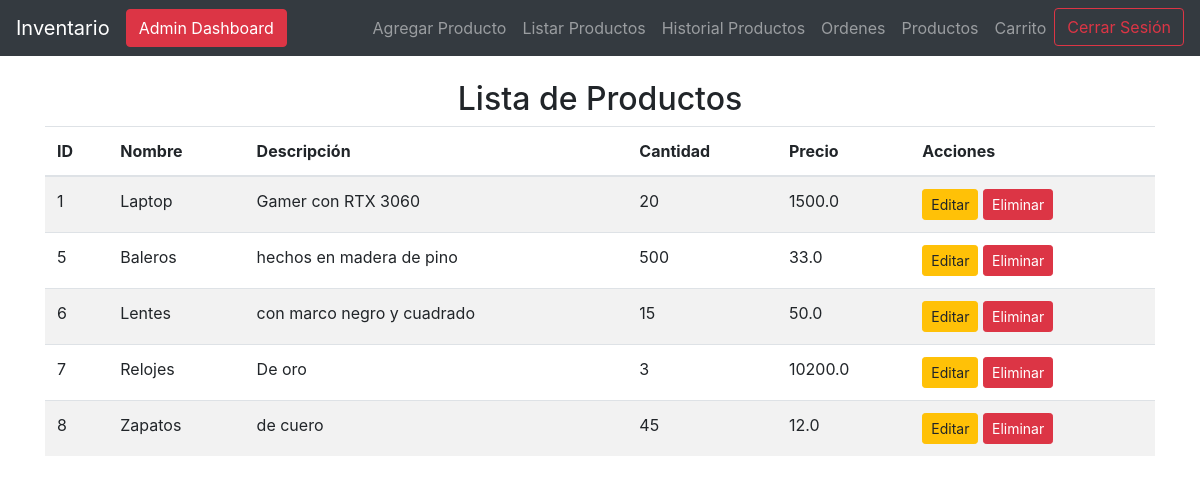
/listar (signed in), run on the app's committed database.
### tables this page shows
CREATE TABLE productos (
            id INTEGER PRIMARY KEY AUTOINCREMENT,
            nombre TEXT UNIQUE NOT NULL,
            descripcion TEXT,
            cantidad INTEGER NOT NULL CHECK (cantidad >= 0),
            precio REAL NOT NULL CHECK (precio >= 0)
        );

### app.py (the view)
@app.route('/listar')
@login_required
def listar():
    productos = listar_productos()
    return render_template('listar_productos.html', productos=productos)

### app.py (called while the page is built)
@login_manager.user_loader
def load_user(user_id):
    conn, cursor = connect_db()
    cursor.execute("SELECT usuario_id, nombre, email, rol FROM usuarios WHERE usuario_id = ?", (user_id,))
    usuario = cursor.fetchone()
    return Usuario(id=usuario[0], nombre=usuario[1], email=usuario[2], rol=usuario[3]) if usuario else None

### database.py (called while the page is built)
def connect_db():
    conn = sqlite3.connect(DB_NAME)
    cursor = conn.cursor()
    return conn, cursor

def listar_productos():
    conn, cursor = connect_db()
    cursor.execute("SELECT * FROM productos")
    productos = cursor.fetchall()
    conn.close()
    if productos:
        return productos
    else:
        print("No hay productos en el inventario.")

### templates/listar_productos.html
{% extends 'base.html' %}
{% block content %}
    <h2 class="text-center">Lista de Productos</h2>
    {% if productos %}
        <table class="table table-striped">
            <thead>
                <tr>
                    <th>ID</th>
                    <th>Nombre</th>
                    <th>Descripción</th>
                    <th>Cantidad</th>
                    <th>Precio</th>
                    <th>Acciones</th>
                </tr>
            </thead>
            <tbody>
                {% for producto in productos %}
                    <tr>
                        <td>{{ producto[0] }}</td>
                        <td>{{ producto[1] }}</td>
                        <td>{{ producto[2] }}</td>
                        <td>{{ producto[3] }}</td>
                        <td>{{ producto[4] }}</td>
                        <td>
                            <a href="/actualizar/{{ producto[0] }}" class="btn btn-warning btn-sm">Editar</a>
                            <a href="/confirmar_eliminar/{{ producto[0] }}" class="btn btn-danger btn-sm">Eliminar</a>
                        </td>
                    </tr>
                {% endfor %}
            </tbody>
        </table>
    {% else %}
        <p>No hay productos registrados.</p>
    {% endif %}
{% endblock %}

### data on the page
productos: id "1", nombre "Laptop", descripcion "Gamer con RTX 3060", cantidad "20", precio "1500.0"
productos: id "5", nombre "Baleros", descripcion "hechos en madera de pino", cantidad "500", precio "33.0"
productos: id "6", nombre "Lentes", descripcion "con marco negro y cuadrado", cantidad "15", precio "50.0"
productos: id "7", nombre "Relojes", descripcion "De oro", cantidad "3", precio "10200.0"
productos: id "8", nombre "Zapatos", descripcion "de cuero", cantidad "45", precio "12.0"
